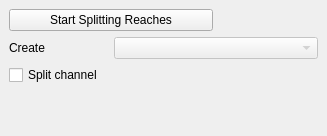
<?xml version="1.0" encoding="UTF-8"?>
<ui version="4.0">
 <class>TwwDockWidget</class>
 <widget class="QDockWidget" name="TwwDockWidget">
  <property name="geometry">
   <rect>
    <x>0</x>
    <y>0</y>
    <width>327</width>
    <height>136</height>
   </rect>
  </property>
  <property name="windowTitle">
   <string>TWW Reach Splitter</string>
  </property>
  <widget class="QWidget" name="dockWidgetContents">
   <layout class="QGridLayout" name="gridLayout">
    <item row="1" column="0">
     <widget class="QLabel" name="label">
      <property name="text">
       <string>Create</string>
      </property>
     </widget>
    </item>
    <item row="0" column="0" colspan="2">
     <widget class="QPushButton" name="stateButton">
      <property name="text">
       <string>Start Splitting Reaches</string>
      </property>
     </widget>
    </item>
    <item row="1" column="1" colspan="2">
     <widget class="QComboBox" name="layerComboBox">
      <property name="enabled">
       <bool>false</bool>
      </property>
      <property name="autoFillBackground">
       <bool>true</bool>
      </property>
     </widget>
    </item>
    <item row="2" column="0">
	  <widget class="QCheckBox" name="mCbChannelSplitMode">
	   <property name="toolTip">
	    <string>Split the channel too. This field is ignored when splitting a reach with a manhole</string>
	   </property>
	   <property name="text">
	    <string>Split channel</string>
	   </property>
	  </widget>
   </item>
	<item row="3" column="0">
     <spacer name="verticalSpacer">
      <property name="orientation">
       <enum>Qt::Vertical</enum>
      </property>
      <property name="sizeHint" stdset="0">
       <size>
        <width>20</width>
        <height>40</height>
       </size>
      </property>
     </spacer>
    </item>
   </layout>
  </widget>
 </widget>
 <resources/>
 <connections/>
</ui>
